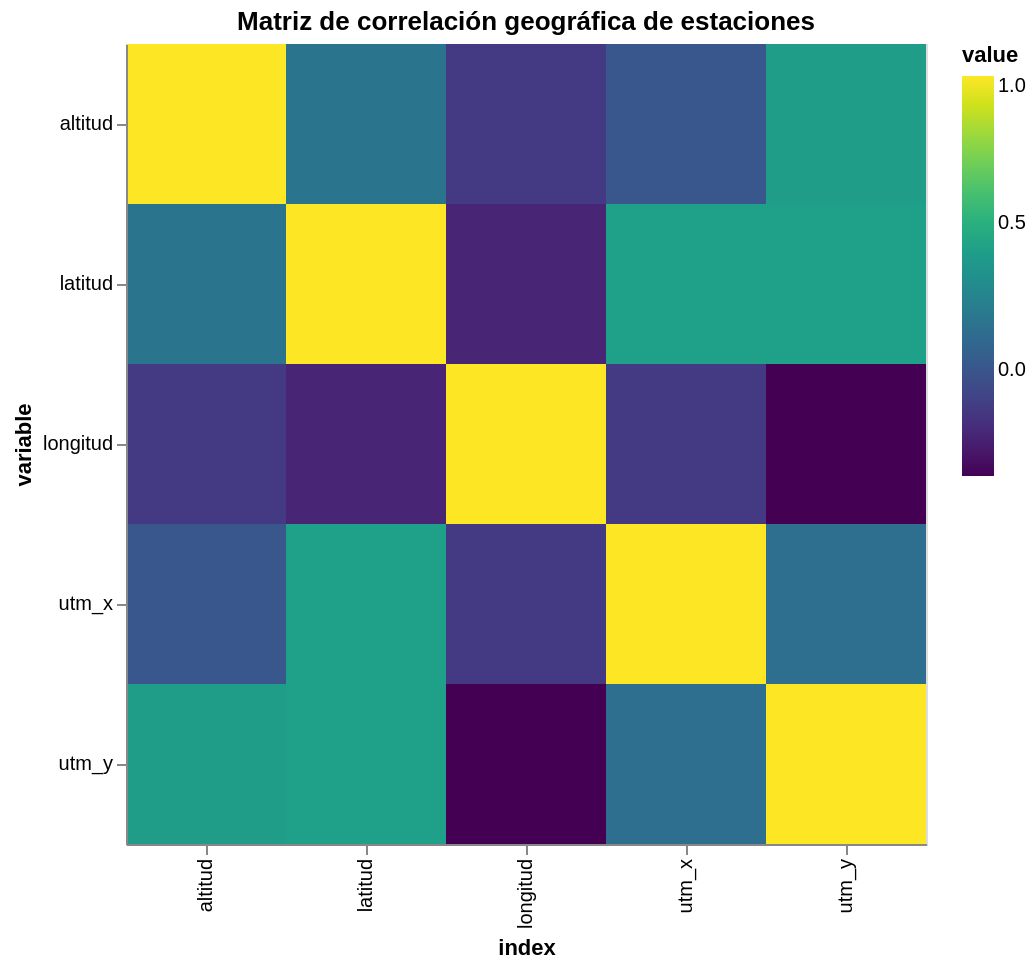

Notebook code for this chart:
### Markdown cell above
En este dataset podemos correlacionar:

Altitud ↔ Latitud/Longitud (patrones topográficos)
Altitud ↔ Distritos
Latitud ↔ Longitud (para validar distribución espacial)

Aunque df_05 no tiene datos acústicos, estas correlaciones son relevantes para relación geográfica.

### Code cell
#MATRIZ DE CORRELACIÓN (longitud, latitud, UTM, altitud)
cols = ['longitud','latitud','utm_x','utm_y','altitud']
corr = df_05[cols].corr().reset_index().melt('index')

chart_corr = alt.Chart(corr).mark_rect().encode(
    x='index:N',
    y='variable:N',
    color=alt.Color('value:Q', scale=alt.Scale(scheme='viridis')),
    tooltip=['index','variable','value']
).properties(
    title='Matriz de correlación geográfica de estaciones',
    width=400,
    height=400
)

chart_corr

### Figure 1 — Vega-Lite specification as saved in the notebook (floating-point values rounded to 4 significant figures)
{"config": {"view": {"continuousWidth": 300, "continuousHeight": 300}}, "data": {"name": "data-e42d92fe7ba27de10d67b9d06324d5c0"}, "mark": {"type": "rect"}, "encoding": {"color": {"field": "value", "scale": {"scheme": "viridis"}, "type": "quantitative"}, "tooltip": [{"field": "index", "type": "nominal"}, {"field": "variable", "type": "nominal"}, {"field": "value", "type": "quantitative"}], "x": {"field": "index", "type": "nominal"}, "y": {"field": "variable", "type": "nominal"}}, "height": 400, "title": "Matriz de correlación geográfica de estaciones", "width": 400, "$schema": "https://vega.github.io/schema/vega-lite/v5.20.1.json", "datasets": {"data-e42d92fe7ba27de10d67b9d06324d5c0": [{"index": "longitud", "variable": "longitud", "value": 1.0}, {"index": "latitud", "variable": "longitud", "value": -0.2264}, {"index": "utm_x", "variable": "longitud", "value": -0.1358}, {"index": "utm_y", "variable": "longitud", "value": -0.362}, {"index": "altitud", "variable": "longitud", "value": -0.1381}, {"index": "longitud", "variable": "latitud", "value": -0.2264}, {"index": "latitud", "variable": "latitud", "value": 1.0}, {"index": "utm_x", "variable": "latitud", "value": 0.4125}, {"index": "utm_y", "variable": "latitud", "value": 0.4114}, {"index": "altitud", "variable": "latitud", "value": 0.1622}, {"index": "longitud", "variable": "utm_x", "value": -0.1358}, {"index": "latitud", "variable": "utm_x", "value": 0.4125}, {"index": "utm_x", "variable": "utm_x", "value": 1.0}, {"index": "utm_y", "variable": "utm_x", "value": 0.124}, {"index": "altitud", "variable": "utm_x", "value": 0.005346}, {"index": "longitud", "variable": "utm_y", "value": -0.362}, {"index": "latitud", "variable": "utm_y", "value": 0.4114}, {"index": "utm_x", "variable": "utm_y", "value": 0.124}, {"index": "utm_y", "variable": "utm_y", "value": 1.0}, {"index": "altitud", "variable": "utm_y", "value": 0.3942}, {"index": "longitud", "variable": "altitud", "value": -0.1381}, {"index": "latitud", "variable": "altitud", "value": 0.1622}, {"index": "utm_x", "variable": "altitud", "value": 0.005346}, {"index": "utm_y", "variable": "altitud", "value": 0.3942}, {"index": "altitud", "variable": "altitud", "value": 1.0}]}}
